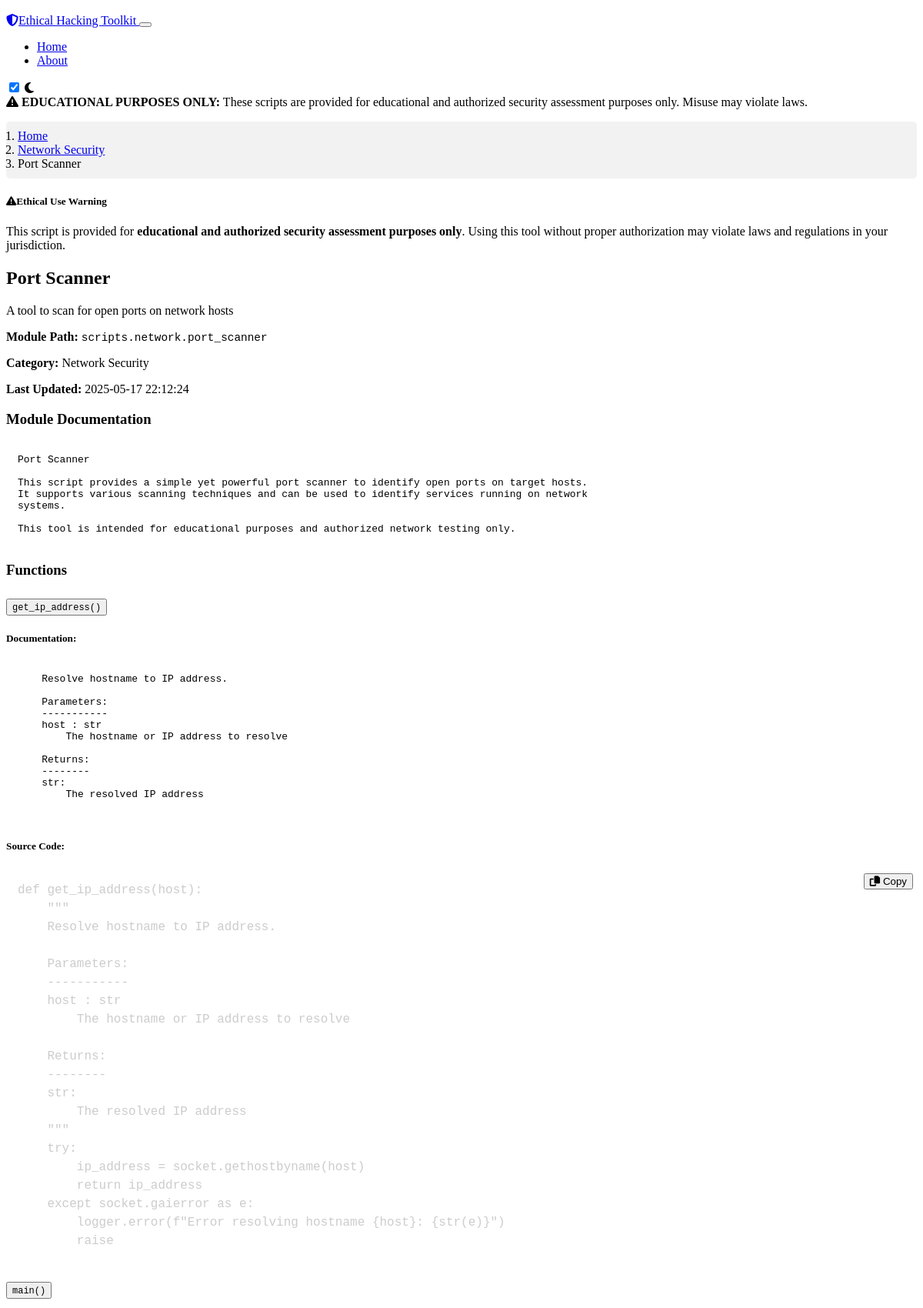
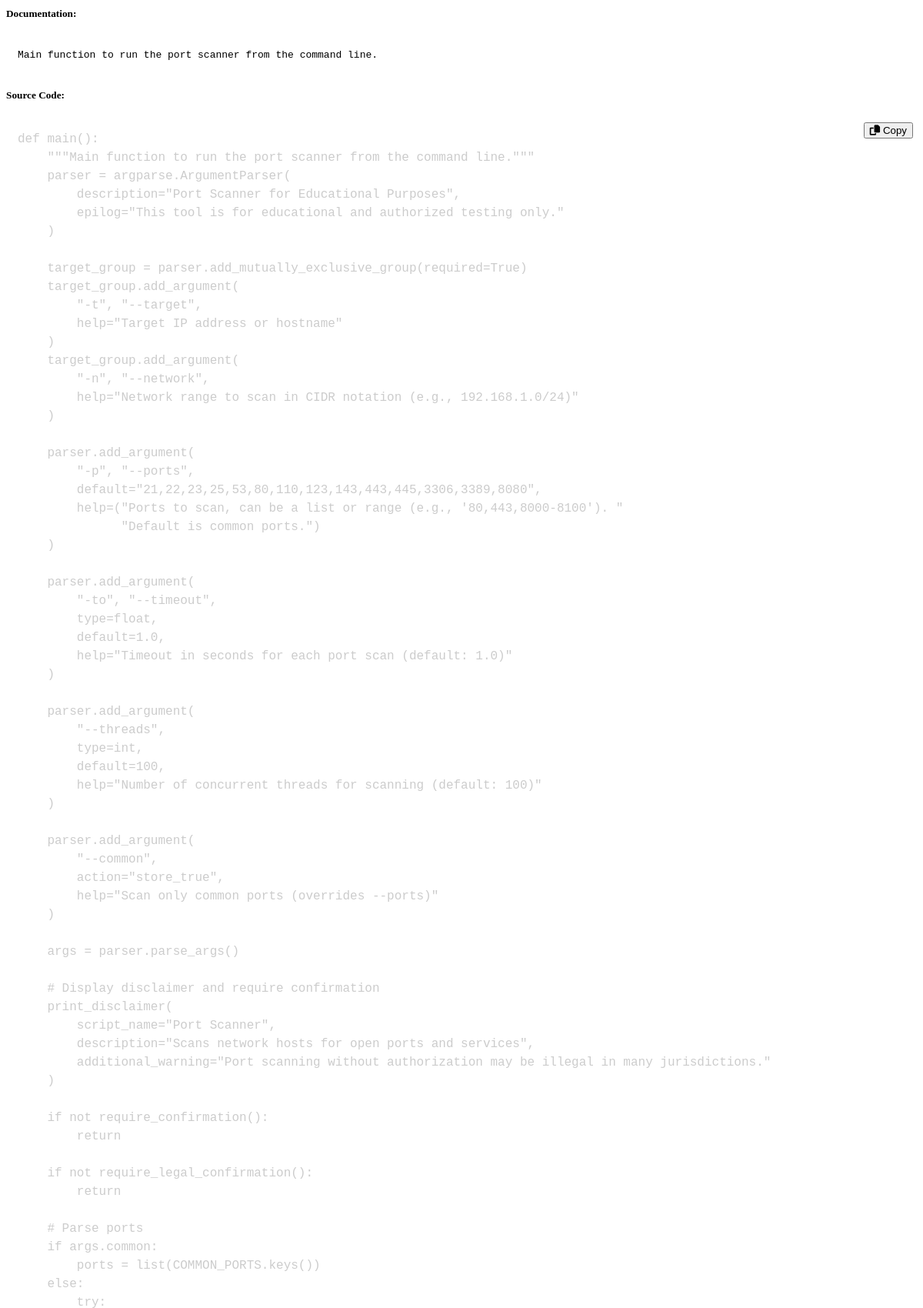
The page /script/3 (upper part) on the database its author committed (2 pictures, top to bottom).
### models.py (models this page shows, shortened)
class Category(db.Model):
    id = db.Column(db.Integer, primary_key=True)
    name = db.Column(db.String(100), unique=True, nullable=False)
    description = db.Column(db.Text, nullable=False)
    icon = db.Column(db.String(50), nullable=True)
    scripts = db.relationship('Script', backref='category', lazy=True)

class Script(db.Model):
    id = db.Column(db.Integer, primary_key=True)
    title = db.Column(db.String(200), nullable=False)
    description = db.Column(db.Text, nullable=False)
    module_path = db.Column(db.String(255), unique=True, nullable=False)
    created_at = db.Column(db.DateTime, nullable=False, default=datetime.utcnow)
    updated_at = db.Column(db.DateTime, nullable=False, default=datetime.utcnow, onupdate=datetime.utcnow)
    category_id = db.Column(db.Integer, db.ForeignKey('category.id'), nullable=False)

### routes.py (the view)
@app.route('/script/<int:script_id>')
def script_view(script_id):
    script = Script.query.get_or_404(script_id)
    try:
        module_path = script.module_path
        module = importlib.import_module(module_path)
        source_code = inspect.getsource(module)
        module_doc = module.__doc__ or "No documentation available"
        functions = []
        for name, obj in inspect.getmembers(module):
            if inspect.isfunction(obj) and not name.startswith('_'):
                func_doc = obj.__doc__ or "No documentation available"
                func_source = inspect.getsource(obj)
                functions.append({
                    'name': name,
                    'doc': func_doc,
                    'source': func_source
                })
        return render_template('script_view.html',
                               script=script,
                               source_code=source_code,
                               module_doc=module_doc,
                               functions=functions)
    except Exception as e:
        logger.error(f"Error loading script {script.module_path}: {str(e)}")
        abort(500, description=f"Error loading script: {str(e)}")

### templates/script_view.html (shortened to what this page needs)
{% extends "layout.html" %}
{% block head %}
<link rel="stylesheet" href="https://cdnjs.cloudflare.com/ajax/libs/prism/1.24.1/themes/prism-tomorrow.min.css">
{% endblock %}
{% block content %}
<nav aria-label="breadcrumb">
    <ol class="breadcrumb">
        <li class="breadcrumb-item"><a href="{{ url_for('index') }}">Home</a></li>
        <li class="breadcrumb-item"><a href="{{ url_for('category', category_id=script.category_id) }}">{{ script.category.name }}</a></li>
        <li class="breadcrumb-item active" aria-current="page">{{ script.title }}</li>
    </ol>
</nav>
<div class="alert alert-danger">
    <h5><i class="fas fa-exclamation-triangle me-2"></i>Ethical Use Warning</h5>
    <p>This script is provided for <strong>educational and authorized security assessment purposes only</strong>.
       Using this tool without proper authorization may violate laws and regulations in your jurisdiction.</p>
</div>
<div class="card mb-4">
    <div class="card-header bg-dark">
        <h2 class="mb-0">{{ script.title }}</h2>
    </div>
    <div class="card-body">
        <p class="lead">{{ script.description }}</p>
        <p><strong>Module Path:</strong> <code>{{ script.module_path }}</code></p>
        <p><strong>Category:</strong> {{ script.category.name }}</p>
        <p><strong>Last Updated:</strong> {{ script.updated_at.strftime('%Y-%m-%d %H:%M:%S') }}</p>
    </div>
</div>
<div class="card mb-4">
    <div class="card-header bg-dark">
        <h3 class="mb-0">Module Documentation</h3>
    </div>
    <div class="card-body">
        <div class="bg-light p-3 rounded">
            <pre>{{ module_doc }}</pre>
        </div>
    </div>
</div>
<div class="card mb-4">
    <div class="card-header bg-dark">
        <h3 class="mb-0">Functions</h3>
    </div>
    <div class="card-body">
        <div class="accordion" id="functionAccordion">
            {% for function in functions %}
            <div class="accordion-item mb-3">
                <h2 class="accordion-header" id="heading{{ loop.index }}">
                    <button class="accordion-button collapsed" type="button" data-bs-toggle="collapse"
                            data-bs-target="#collapse{{ loop.index }}" aria-expanded="false"
                            aria-controls="collapse{{ loop.index }}">
                        <code>{{ function.name }}()</code>
                    </button>
                </h2>
                <div id="collapse{{ loop.index }}" class="accordion-collapse collapse"
                     aria-labelledby="heading{{ loop.index }}" data-bs-parent="#functionAccordion">
                    <div class="accordion-body">
                        <h5>Documentation:</h5>
                        <div class="bg-light p-3 rounded mb-3">
                            <pre>{{ function.doc }}</pre>
                        </div>
                        <h5>Source Code:</h5>
                        <div class="code-block">
                            <button class="btn btn-sm btn-outline-secondary copy-btn"
                                    data-code="{{ function.source }}">
                                <i class="fas fa-copy"></i> Copy
                            </button>
                            <pre><code class="language-python">{{ function.source }}</code></pre>
                        </div>
                    </div>
                </div>
            </div>
            {% endfor %}
        </div>
    </div>
</div>
{% endblock %}

### static/css/custom.css (style rules this page uses)
body { padding-top: 10px; min-height: 100vh; display: flex; flex-direction: column; }
.card { transition: transform 0.3s ease, box-shadow 0.3s ease; }
pre { padding: 15px; border-radius: 5px; overflow-x: auto; margin-bottom: 20px; }
code { font-family: 'Courier New', Courier, monospace; font-size: 0.9em; }
.alert { border-radius: 5px; }
.btn { transition: all 0.3s ease; }
.breadcrumb { background-color: rgba(0, 0, 0, 0.05); padding: 10px 15px; border-radius: 5px; margin-bottom: 20px; }

### templates/script_view.html (style rules this page uses)
.code-block { position: relative; margin-bottom: 1rem; }
.copy-btn { position: absolute; top: 5px; right: 5px; z-index: 100; }

### rows shown on the page
Category: category.name "Network Security"
Script: title "Port Scanner", description "A tool to scan for open ports on network hosts", module_path "scripts.network.port_scanner", updated_at "2025-05-17 22:12:24"

### other values the page prints
{{ function.name }} "get_ip_address" "main"
{{ function.doc }} "Resolve hostname to IP address. Parameters: ----------- host : str The hostname or IP address to resolve Returns: -------- str: The resolved IP address" "Main function to run the port scanner from the command line."
